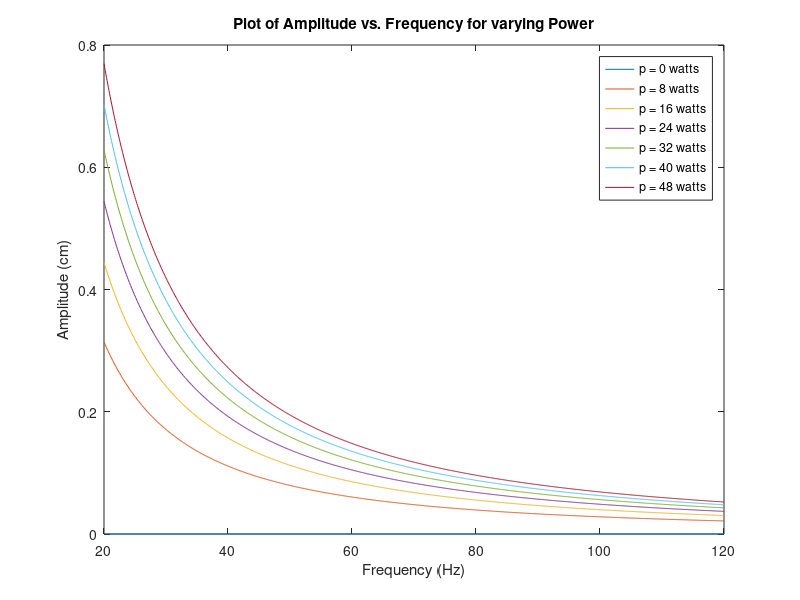

MATLAB code for this plot:
m = 0.8;
f = 20:0.1:120;
A = @(f,p) sqrt((p*8*pi.^2)./(m*f.^3));
figure;
for p = 0:8:48
    result = A(f,p);
    plot(f, result, 'DisplayName', ['p = ', num2str(p), ' watts']) % Include p value in legend
    hold on
end
xlabel('Frequency (Hz)')
ylabel('Amplitude (cm)')
title('Plot of Amplitude vs. Frequency for varying Power')
legend('show')